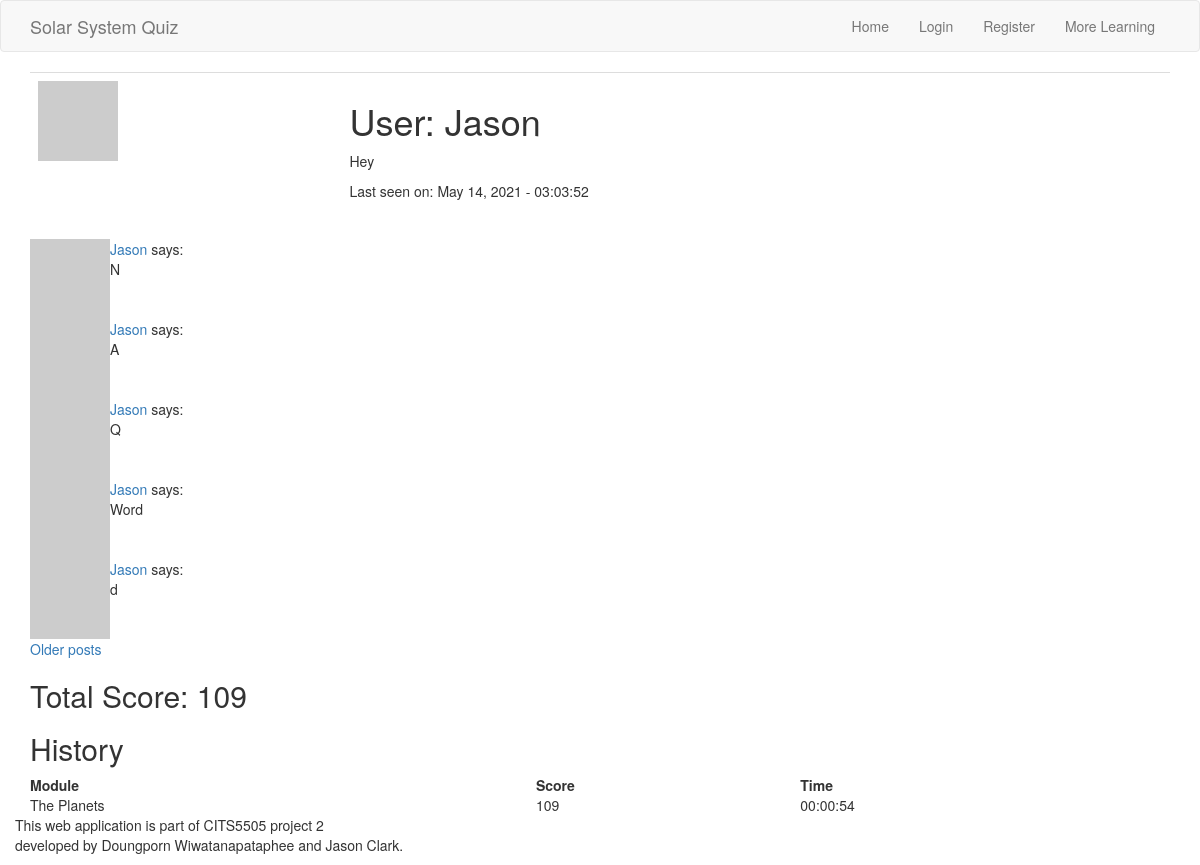
The app's page /user/Jason with its own data.
### app/models.py (models this page shows, shortened)
class User(UserMixin, db.Model):
    __tablename__ = 'user_table'
    id = db.Column(db.Integer, primary_key=True)
    username = db.Column(db.String(64), index=True, unique=True)
    user_type = db.Column(db.String(64))
    email = db.Column(db.String(120), index=True, unique=True)
    password_hash = db.Column(db.String(128))
    posts = db.relationship('Post', backref='author', lazy='dynamic')
    about_me = db.Column(db.String(140))
    last_seen = db.Column(db.DateTime, default=datetime.utcnow)
    score_child = db.relationship("Score", backref = 'user_parent')
    quiz_unlocked = db.Column(db.Integer, default=0)
    def avatar(self, size):
      digest = md5(self.email.lower().encode('utf-8')).hexdigest()
      return 'https://www.gravatar.com/avatar/{}?d=identicon&s={}'.format(digest, size)

class Post(db.Model):
    id = db.Column(db.Integer, primary_key=True)
    user_id = db.Column(db.Integer, db.ForeignKey('user_table.id')) #user.id
    body = db.Column(db.String(140))
    timestamp = db.Column(db.DateTime, index=True, default=datetime.utcnow)
    page = db.Column(db.String)
    upvotes = db.Column(db.Integer, default=0)
    downvotes = db.Column(db.Integer, default=0)

class Score(db.Model):
    __tablename__ = 'score'
    id = db.Column(db.Integer, primary_key = True)
    user_id = db.Column(db.Integer, db.ForeignKey('user_table.id'))
    questionset_id = db.Column(db.Integer, db.ForeignKey('questionset.id'))
    score = db.Column(db.Integer)
    time_taken = db.Column(db.Time)

class QuestionSet(db.Model):
    __tablename__ = 'questionset'
    id = db.Column(db.Integer, primary_key = True)
    name = db.Column(db.String(64))
    number_of_questions = db.Column(db.Integer)
    child = db.relationship("CurrentQuestion")
    score_child = db.relationship('Score', backref= 'questionset_parent')

### app/routes.py (the view)
@app.route('/user/<username>', methods = ['GET','POST'])
def user_profile(username):
    user = User.query.filter_by(username=username).first_or_404()
    page = request.args.get('page', 1, type=int)
    posts = user.posts.paginate(
      page, 5, False)
    next_url = url_for('user_profile', username=username, page=posts.next_num) \
      if posts.has_next else None
    prev_url = url_for('user_profile', username=username, page=posts.prev_num) \
      if posts.has_prev else None
    score_dict = [] # initialise module score dictionary
    total = 0       # initialise total score as zero
    user_scores = Score.query.filter_by(user_id=user.id).all()
    for score in user_scores:
        score_dict.append({'module': score.questionset_id}) # append scores for each learning module
        total += score.score    # add total score
        scoreSorted = Score.query.filter_by(user_id=user.id).order_by(Score.score.desc()).all()
    return render_template('user_profile.html', user=user, score=total, posts=posts.items,
    scoreSorted = scoreSorted, next_url=next_url, prev_url=prev_url)

### app/routes.py (called while the page is built)
@app.before_request
def before_request():
    from_zone = tz.tzutc()
    to_zone = tz.tzlocal()
    utc = datetime.utcnow()
    utc = utc.replace(tzinfo=from_zone)
    central = utc.astimezone(to_zone)   # convert to local timezone
    if current_user.is_authenticated:
        current_user.last_seen = central
        db.session.commit()

### app/templates/user_profile.html (shortened to what this page needs)
{% extends 'base.html' %}
{% block body %}
<div class="container">
<table class="table table-hover">
    <tr valign="top">
        <td><img src="{{ user.avatar(128) }}"></td>
        <td>
            <h1>User: {{ user.username }}</h1>
            {% if user.about_me %}<p>{{ user.about_me }}</p>{% endif %}
            {% if user.last_seen %}<p>Last seen on: {{ user.last_seen.strftime('%B %d, %Y - %H:%M:%S') }}</p>{% endif %}
        </td>
    </tr>
</table>
</div>
<div class="container">
  {% for post in posts %}
  {% include '_post.html'%}
  {% endfor %}
  {% if next_url %}
  <a href="{{ next_url }}">Older posts</a>
  {% endif %}
</div>
<div class="container">
    <h2>Total Score: {{ score }}</h2>
    <h2>History</h2>
    <table style="width:100%;">
        <thead>
            <tr>
                <th>Module</th>
                <th>Score</th>
                <th>Time</th>
            </tr>
        </thead>
        <tbody>
        {% for score in scoreSorted %}
        {%  if loop.index <= 5  %}
            <tr>
                <td>{{ score.questionset_parent.name }}</td>
                <td>{{ score.score }}</td>
                <td>{{ score.time_taken }}</td>
            </tr>
        {% endif %}
        {% endfor %}
        </tbody>
    </table>
</div>
{% endblock %}

### app/templates/base.html (shortened to what this page needs)
<!DOCTYPE html>
<html lang="en">
<head>
    <link rel="stylesheet" href="https://maxcdn.bootstrapcdn.com/bootstrap/3.4.1/css/bootstrap.min.css">
    <link rel="stylesheet" href="https://cdnjs.cloudflare.com/ajax/libs/font-awesome/4.7.0/css/font-awesome.min.css">
</head>
<body>
    {% block navbar %}
    <nav class="navbar navbar-default">
        <div class="container">
            <div class="navbar-header">
                <a class="navbar-brand" href="{{ url_for('home') }}">Solar System Quiz</a>
            </div>
            <div class="collapse navbar-collapse" id="bs-example-navbar-collapse-1">
                <ul class="nav navbar-nav navbar-right">
                    {% if current_user.is_authenticated %}
                    <li><a href="{{ url_for('home') }}">Home</a></li>
                    <li><a href="{{ url_for('user_profile', username=current_user.username) }}">{{ current_user.username }} Profile</a></li>
                    <li><a href="{{ url_for('more_learning') }}">More Learning</a></li>
                    <li><a href="{{ url_for('logout') }}">Sign Out</a></li>
                    {% else %}
                    <li><a href="{{ url_for('home') }}">Home</a></li>
                    <li><a href="{{ url_for('login') }}">Login</a></li>
                    <li><a href="{{ url_for('register') }}">Register</a></li>
                    <li><a href="{{ url_for('more_learning') }}">More Learning</a></li>
                    {% endif %}
                </ul>
            </div>
        </div>
    </nav>
    {% endblock %}
    {% block body %}{% endblock %}
    <div class="container" style='bottom:0; width:100%; '>
        <p>This web application is part of CITS5505 project 2 <br>
           developed by Doungporn Wiwatanapataphee and Jason Clark.</p>
</body>
</html>

### app/templates/_post.html (shortened to what this page needs)
<table>
  <tr valign="top">
    <td><img src="{{ post.author.avatar(36) }}"></td>
    <td>
      <a href="{{ url_for('user_profile', username=post.author.username) }}">
        {{ post.author.username }}
      </a>
      says:<br>{{ post.body }}
    </td>
  </tr>
</table>

### records on screen
User: username "Jason", about_me "Hey", last_seen "May 14, 2021 - 03:03:52"
Post: author.username "Jason", body "N"
Post: author.username "Jason", body "A"
Post: author.username "Jason", body "Q"
Post: author.username "Jason", body "Word"
Post: author.username "Jason", body "d"
Score: questionset_parent.name "The Planets", score "109", time_taken "00:00:54"

### other values on screen
{{ score }} "109"
